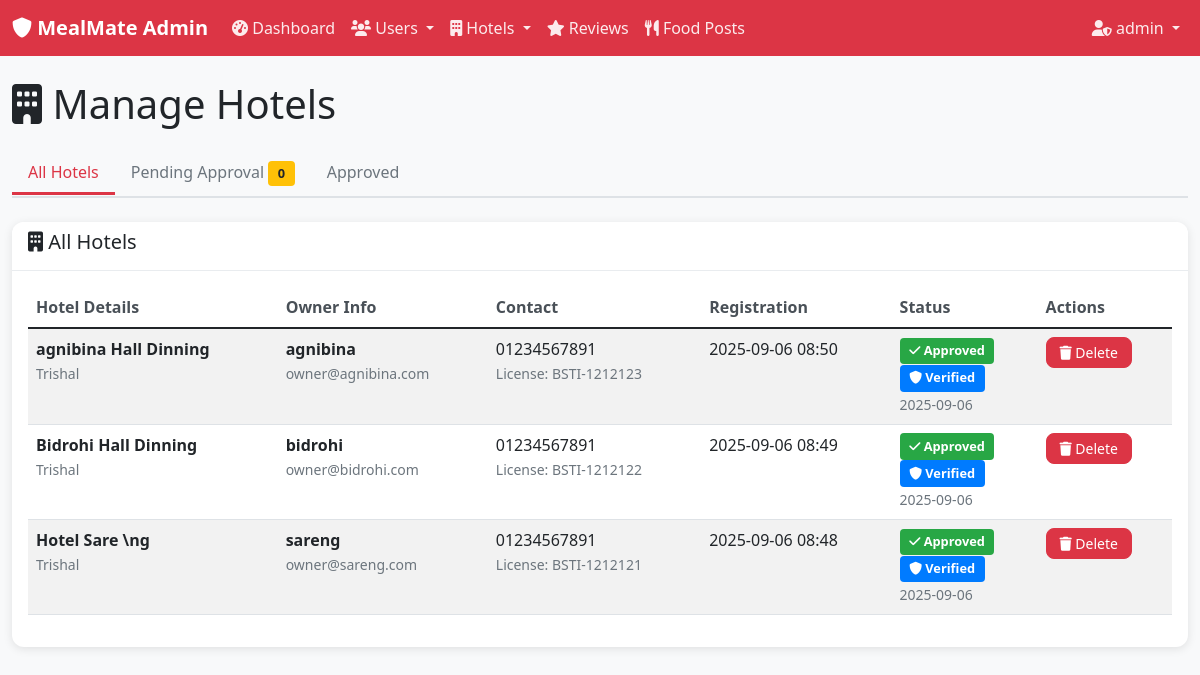
/admin/hotels (signed in), run on the app's committed database.
### models.py (models this page shows, shortened)
class Admin(db.Model):
    __tablename__ = 'admins'
    id = db.Column(db.Integer, primary_key=True)
    username = db.Column(db.String(80), unique=True, nullable=False)
    email = db.Column(db.String(120), unique=True, nullable=False)
    password_hash = db.Column(db.String(255), nullable=False)
    created_at = db.Column(db.DateTime, default=datetime.utcnow)
    is_active = db.Column(db.Boolean, default=True)
    is_super_admin = db.Column(db.Boolean, default=False)

class HotelOwner(db.Model):
    __tablename__ = 'hotel_owners'
    id = db.Column(db.Integer, primary_key=True)
    username = db.Column(db.String(80), unique=True, nullable=False)
    email = db.Column(db.String(120), unique=True, nullable=False)
    password_hash = db.Column(db.String(255), nullable=False)
    hotel_name = db.Column(db.String(100), nullable=False)
    hotel_address = db.Column(db.Text, nullable=False)
    contact_number = db.Column(db.String(15), nullable=False)
    license_number = db.Column(db.String(50), nullable=True)
    is_verified = db.Column(db.Boolean, default=False)
    is_approved = db.Column(db.Boolean, default=False)  # Admin approval required
    approved_by = db.Column(db.Integer, db.ForeignKey('admins.id'), nullable=True)
    approved_at = db.Column(db.DateTime, nullable=True)
    created_at = db.Column(db.DateTime, default=datetime.utcnow)
    is_active = db.Column(db.Boolean, default=True)
    menu_items = db.relationship('MenuItem', backref='hotel_owner', lazy=True, cascade='all, delete-orphan')

### app.py (the view)
    @app.route('/admin/hotels')
    def admin_hotels():
        if not require_admin_login():
            return redirect(url_for('admin_login'))
        status = request.args.get('status', 'all')
        if status == 'pending':
            hotels = HotelOwner.query.filter_by(is_approved=False, is_active=True).order_by(HotelOwner.created_at.desc()).all()
        elif status == 'approved':
            hotels = HotelOwner.query.filter_by(is_approved=True, is_active=True).order_by(HotelOwner.created_at.desc()).all()
        else:
            hotels = HotelOwner.query.filter_by(is_active=True).order_by(HotelOwner.created_at.desc()).all()
        return render_template('admin/hotels.html', hotels=hotels, status=status, current_admin=get_current_admin())

### templates/admin/hotels.html (shortened to what this page needs)
{% extends "admin/base.html" %}
{% block content %}
<div class="row">
    <div class="col-12">
        <h1 class="mb-4">
            <i class="fas fa-building"></i> Manage Hotels
        </h1>
    </div>
</div>
<div class="row mb-4">
    <div class="col-12">
        <ul class="nav nav-tabs">
            <li class="nav-item">
                <a class="nav-link {{ 'active' if status == 'all' else '' }}"
                   href="{{ url_for('admin_hotels', status='all') }}">All Hotels</a>
            </li>
            <li class="nav-item">
                <a class="nav-link {{ 'active' if status == 'pending' else '' }}"
                   href="{{ url_for('admin_hotels', status='pending') }}">
                   Pending Approval <span class="badge bg-warning">{{ hotels|selectattr('is_approved', 'equalto', False)|list|length }}</span>
                </a>
            </li>
            <li class="nav-item">
                <a class="nav-link {{ 'active' if status == 'approved' else '' }}"
                   href="{{ url_for('admin_hotels', status='approved') }}">Approved</a>
            </li>
        </ul>
    </div>
</div>
<div class="row">
    <div class="col-12">
        <div class="card">
            <div class="card-header">
                <h5>
                    {% if status == 'pending' %}
                        <i class="fas fa-clock text-warning"></i> Pending Hotel Approvals
                    {% elif status == 'approved' %}
                        <i class="fas fa-check-circle text-success"></i> Approved Hotels
                    {% else %}
                        <i class="fas fa-building"></i> All Hotels
                    {% endif %}
                </h5>
            </div>
            <div class="card-body">
                {% if hotels %}
                <div class="table-responsive">
                    <table class="table table-striped">
                        <thead>
                            <tr>
                                <th>Hotel Details</th>
                                <th>Owner Info</th>
                                <th>Contact</th>
                                <th>Registration</th>
                                <th>Status</th>
                                <th>Actions</th>
                            </tr>
                        </thead>
                        <tbody>
                            {% for hotel in hotels %}
                            <tr id="hotel-{{ hotel.id }}">
                                <td>
                                    <strong>{{ hotel.hotel_name }}</strong><br>
                                    <small class="text-muted">{{ hotel.hotel_address }}</small>
                                </td>
                                <td>
                                    <strong>{{ hotel.username }}</strong><br>
                                    <small class="text-muted">{{ hotel.email }}</small>
                                </td>
                                <td>
                                    {{ hotel.contact_number }}<br>
                                    {% if hotel.license_number %}
                                        <small class="text-muted">License: {{ hotel.license_number }}</small>
                                    {% endif %}
                                </td>
                                <td>{{ hotel.created_at.strftime('%Y-%m-%d %H:%M') }}</td>
                                <td>
                                    {% if hotel.is_approved %}
                                        <span class="badge bg-success">
                                            <i class="fas fa-check"></i> Approved
                                        </span>
                                        {% if hotel.is_verified %}
                                            <br><span class="badge bg-primary">
                                                <i class="fas fa-shield-alt"></i> Verified
                                            </span>
                                        {% endif %}
                                        {% if hotel.approved_at %}
                                            <br><small class="text-muted">{{ hotel.approved_at.strftime('%Y-%m-%d') }}</small>
                                        {% endif %}
                                    {% else %}
                                        <span class="badge bg-warning">
                                            <i class="fas fa-clock"></i> Pending
                                        </span>
                                    {% endif %}
                                </td>
                                <td>
                                    <div class="btn-group" role="group">
                                        <button class="btn btn-danger btn-sm"
                                                onclick="deleteHotel({{ hotel.id }}, '{{ hotel.hotel_name }}')">
                                            <i class="fas fa-trash"></i> Delete
                                        </button>
                                    </div>
                                </td>
                            </tr>
                            {% endfor %}
                        </tbody>
                    </table>
                </div>
                {% endif %}
            </div>
        </div>
    </div>
</div>
{% endblock %}

### templates/admin/base.html (shortened to what this page needs)
<!DOCTYPE html>
<html lang="en">
<head>
    <link href="https://cdn.jsdelivr.net/npm/bootstrap@5.1.3/dist/css/bootstrap.min.css" rel="stylesheet">
    <link rel="stylesheet" href="https://cdnjs.cloudflare.com/ajax/libs/font-awesome/6.0.0/css/all.min.css">
    <link rel="stylesheet" href="{{ url_for('static', filename='css/admin.css') }}">
</head>
<body>
    <nav class="navbar navbar-expand-lg navbar-dark bg-danger">
        <div class="container-fluid">
            <a class="navbar-brand" href="{{ url_for('admin_dashboard') }}">
                <i class="fas fa-shield-alt"></i> MealMate Admin
            </a>
            <div class="collapse navbar-collapse" id="adminNavbar">
                <ul class="navbar-nav me-auto">
                    <li class="nav-item">
                        <a class="nav-link" href="{{ url_for('admin_dashboard') }}">
                            <i class="fas fa-tachometer-alt"></i> Dashboard
                        </a>
                    </li>
                    <li class="nav-item dropdown">
                        <a class="nav-link dropdown-toggle" href="#" id="usersDropdown" role="button" data-bs-toggle="dropdown">
                            <i class="fas fa-users"></i> Users
                        </a>
                    </li>
                    <li class="nav-item dropdown">
                        <a class="nav-link dropdown-toggle" href="#" id="hotelsDropdown" role="button" data-bs-toggle="dropdown">
                            <i class="fas fa-building"></i> Hotels
                        </a>
                    </li>
                    <li class="nav-item">
                        <a class="nav-link" href="{{ url_for('admin_reviews') }}">
                            <i class="fas fa-star"></i> Reviews
                        </a>
                    </li>
                    <li class="nav-item">
                        <a class="nav-link" href="{{ url_for('admin_food_posts') }}">
                            <i class="fas fa-utensils"></i> Food Posts
                        </a>
                    </li>
                </ul>
                <ul class="navbar-nav">
                    <li class="nav-item dropdown">
                        <a class="nav-link dropdown-toggle" href="#" id="adminDropdown" role="button" data-bs-toggle="dropdown">
                            <i class="fas fa-user-shield"></i>
                            {% if current_admin %}{{ current_admin.username }}{% else %}Admin{% endif %}
                        </a>
                    </li>
                </ul>
            </div>
        </div>
    </nav>
    <div class="container-fluid mt-4">
        {% block content %}{% endblock %}
    </div>
</body>
</html>

### static/css/admin.css (style rules this page uses)
body { background-color: #f8f9fa; }
.navbar-brand { font-weight: bold; }
.navbar-nav .nav-link { font-weight: 500; color: rgba(255, 255, 255, 0.9) !important; }
.card { border: none; border-radius: 12px; box-shadow: 0 2px 10px rgba(0, 0, 0, 0.1); margin-bottom: 1.5rem; }
.card-header { background-color: white; border-bottom: 1px solid #e9ecef; border-radius: 12px 12px 0 0 !important; font-weight: 600; }
.table th { font-weight: 600; color: #495057; border-top: none; }
.badge { font-size: 0.8rem; padding: 0.4rem 0.6rem; }
.btn { border-radius: 8px; font-weight: 500; }
.btn-sm { padding: 0.25rem 0.8rem; font-size: 0.875rem; }
.nav-tabs { border-bottom: 2px solid #dee2e6; }
.nav-tabs .nav-link { color: #6c757d; font-weight: 500; border: none; border-bottom: 3px solid transparent; border-radius: 0; }
.nav-tabs .nav-link.active { color: #dc3545; border-bottom-color: #dc3545; background-color: transparent; }
.table-responsive { border-radius: 8px; }
.btn-group .btn { margin-right: 0.25rem; }
.btn-group .btn:last-child { margin-right: 0; }
.badge.bg-success { background-color: #28a745 !important; }
.badge.bg-warning { background-color: #ffc107 !important; color: #212529 !important; }
.badge.bg-primary { background-color: #007bff !important; }

### data on the page
Admin: username "admin"
HotelOwner: hotel_name "agnibina Hall Dinning", hotel_address "Trishal", username "agnibina", email "owner@agnibina.com", contact_number "01234567891", license_number "BSTI-1212123", created_at "2025-09-06 08:50", is_verified True (drawn), approved_at "2025-09-06"
HotelOwner: hotel_name "Bidrohi Hall Dinning", hotel_address "Trishal", username "bidrohi", email "owner@bidrohi.com", contact_number "01234567891", license_number "BSTI-1212122", created_at "2025-09-06 08:49", is_verified True (drawn), approved_at "2025-09-06"
HotelOwner: hotel_name "Hotel Sare \\ng", hotel_address "Trishal", username "sareng", email "owner@sareng.com", contact_number "01234567891", license_number "BSTI-1212121", created_at "2025-09-06 08:48", is_verified True (drawn), approved_at "2025-09-06"

### other printed values
{{ hotels|selectattr('is_approved', 'equalto', False)|list|length }} "0"
